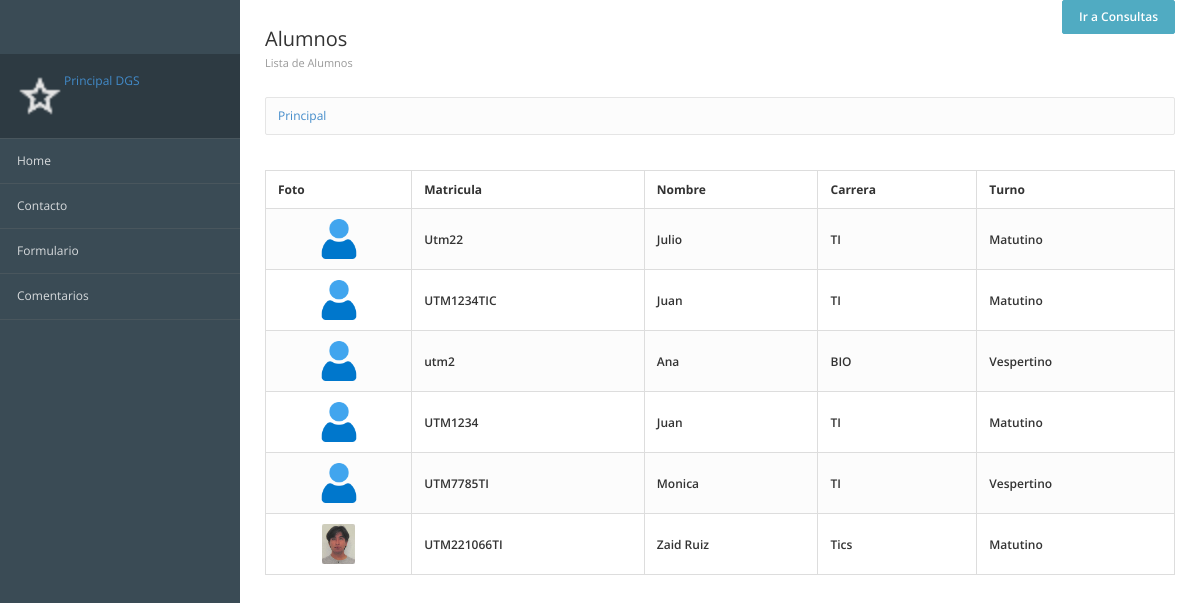
The page / on the database its author committed.
### registros/models.py (models this page shows, shortened)
class Alumnos(models.Model): #Define la estructura de nuestra tabla
    matricula = models.CharField(max_length=12, verbose_name="Mat") #Texto corto
    nombre = models.TextField() #Texto largo
    carrera = models.TextField()
    turno = models.CharField(max_length=10)
    imagen = models.ImageField(null=True, upload_to="fotos"
                        ,verbose_name="Fotorgrafia")
    created = models.DateTimeField(auto_now_add=True) #Fecha y tiempo de creacion
    updated = models.DateTimeField(auto_now=True)
    class Meta:
        verbose_name = 'Alumno'
        verbose_name_plural = 'Alumnos'
        ordering = ["-created"]

### registros/views.py (the view)
# urls.py: path('', views_registros.registros, name='principal'),
def registros(request):
    alumnos = Alumnos.objects.all() # all recuperar todos los objetos del modelo (registros de la tabla alumnos)
    comentario = Comentario.objects.all()
    return render(request, "registros/principal.html", {'alumnos': alumnos})

### registros/templates/registros/principal.html (shortened to what this page needs)
{% extends "inicio/encabezado.html" %}
{% block encabezado %}
    <div class="page-header">
        <div class="page-title">
            <h3>Alumnos <small>Lista de Alumnos</small></h3>
        </div>
        <div class="pull-right">
            <a href="{% url 'consultas' %}" class="btn btn-info">
                Ir a Consultas
            </a>
        </div>
    </div>
{% endblock encabezado %}
{% block contenido %}
    <table class="table table-bordered table-striped">
        <thead>
            <tr>
                <th>Foto</th>
                <th>Matricula</th>
                <th>Nombre</th>
                <th>Carrera</th>
                <th>Turno</th>
            </tr>
        </thead>
        <tbody>
            {% for alumno in alumnos %}
                <tr>
                    <td class="text-center">
                        <img src="{{ alumno.imagen.url }}" alt="" class="img-media">
                    </td>
                    <td class="text-semibold">{{ alumno.matricula }}</td>
                    <td class="text-semibold">{{ alumno.nombre }}</td>
                    <td class="text-semibold">{{ alumno.carrera }}</td>
                    <td class="text-semibold">{{ alumno.turno }}</td>
                </tr>
            {% endfor %}
        </tbody>
    </table>
{% endblock contenido %}

### inicio/templates/inicio/encabezado.html (shortened to what this page needs)
<!DOCTYPE html>
<html lang="en">
<head>
{% load static %}
<link href="{% static 'inicio/css/bootstrap.min.css' %}" rel="stylesheet" type="text/css">
<link href="{% static 'inicio/css/londinium-theme.css' %}" rel="stylesheet" type="text/css">
<link href="{% static 'inicio/css/styles.css' %}" rel="stylesheet" type="text/css">
<link href="{% static 'inicio/css/icons.css' %}" rel="stylesheet" type="text/css">
</head>
<body>
 	<div class="page-container">
		<div class="sidebar">
			<div class="sidebar-content">
                <div class="user-menu dropdown">
                    <a href="#">
                {% block image %}
                            <img src="{% static 'inicio/images/home.png' %}" alt="Home">
                        <div clas="user-info">
                            Principal <span>DGS</span>
                        </div>
                {% endblock image %}
                    </a>
                </div>
				<ul class="navigation">
					<li><a href="{% url 'principal' %}">Home</a></li>
                    <li><a href="{% url 'contacto' %}">Contacto</a></li>
                    <li><a href="{% url 'formulario' %}">Formulario</a></li>
                    <li><a href="{% url 'consultar_comentarios' %}">Comentarios</a></li>
				</ul>
			</div>
		</div>
	</div>
	<div class="page-content">
    {% block encabezado %}
    {% endblock encabezado %}
            <div class="breadcrumb-line">
                <ul class="breadcrumb">
                    <a href="{% url 'principal' %}">
                        {% if request.path == '/' %}
                            Principal
                        {% else %}
                            Principal{{request.path}}
                        {% endif %}
                    </a>
                </ul>
            </div>
{% block contenido %}
{% endblock %}
    </div>
</body>
</html>

### inicio/static/inicio/css/londinium-theme.css (style rules this page uses)
.panel-toolbar:after, .page-header:after, .header-bar-stats .page-stats li:after, .panel-heading:after { content: ""; display: table; clear: both; }
html { height: 100%; }
body { font-family: 'Open Sans', sans-serif; font-size: 12px; position: relative; min-height: 100%; }
a { cursor: pointer; }
h1, h2, h3, h4, h5, h6, .h1, .h2, .h3, .h4, .h5, .h6 { font-weight: 600; line-height: 1.42857143; margin-top: 0; }
h3, .h3 { font-size: 20px; }
ul, ol { padding-left: 16px; }
.text-semibold { font-weight: 600; }
.img-media { height: 40px; border-radius: 2px; }
.page-container { background-color: #fff; }
@media (min-width: 992px) { .navbar-form, .navbar-text, .navbar-nav, .navbar-button, .sidebar { display: block; } }
.page-header { padding: 0; margin: 0; position: relative; border: 0; }
.page-header small { display: block; font-size: 11px; color: #999; margin: 8px 0 0 0; }
.page-title { float: left; }
.page-title h3 { padding: 29px 0; margin: 0; font-weight: 400; line-height: 20px; }
.breadcrumb { padding: 9px 12px 10px 12px; float: left; margin: 0; background: none; border-radius: 0; }
.btn { padding: 7px 16px 8px 16px; font-size: 12px; font-weight: 600; border-radius: 2px; -webkit-border-radius: 2px; -moz-border-radius: 2px; -webkit-user-select: none; -moz-user-select: none; -ms-user-select: none; -o-user-select: none; user-select: none; }
.btn-info { background-color: #50ABC2; border-color: #50ABC2; }
.table { margin-bottom: 0; }
.table > thead > tr > th { border-bottom-width: 1px; outline: 0; }
.table > thead > tr > th, .table > tbody > tr > th, .table > tfoot > tr > th, .table > thead > tr > td, .table > tbody > tr > td, .table > tfoot > tr > td { vertical-align: middle; padding: 10px 12px; }
.table-striped > tbody > tr:nth-child(odd) > td, .table-striped > tbody > tr:nth-child(odd) > th, .table-hover > tbody > tr:hover > td, .table-hover > tbody > tr:hover > th { background-color: #fcfcfc; }

### rows shown on the page
Alumnos: imagen (picture), matricula "Utm22", nombre "Julio", carrera "TI", turno "Matutino"
Alumnos: imagen (picture), matricula "UTM1234TIC", nombre "Juan", carrera "TI", turno "Matutino"
Alumnos: imagen (picture), matricula "utm2", nombre "Ana", carrera "BIO", turno "Vespertino"
Alumnos: imagen (picture), matricula "UTM1234", nombre "Juan", carrera "TI", turno "Matutino"
Alumnos: imagen (picture), matricula "UTM7785TI", nombre "Monica", carrera "TI", turno "Vespertino"
Alumnos: imagen (picture), matricula "UTM221066TI", nombre "Zaid Ruiz", carrera "Tics", turno "Matutino"
